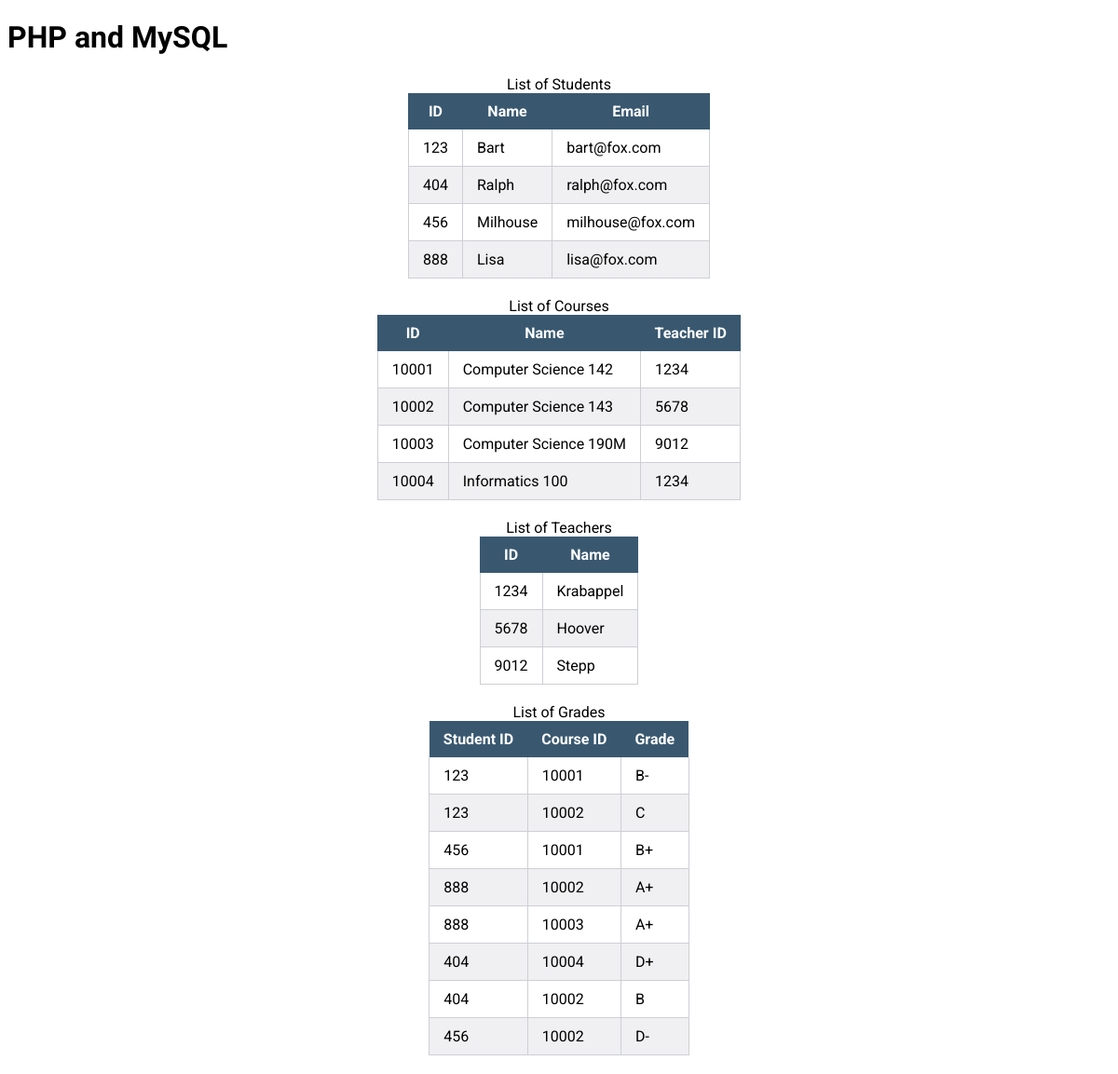
The page / on the database its author committed.
### tables this page shows
CREATE TABLE students (
id INT UNSIGNED NOT NULL PRIMARY KEY, 
name VARCHAR(32) DEFAULT NULL, 
email VARCHAR(32) DEFAULT NULL,
password VARCHAR(16) DEFAULT NULL
);

CREATE TABLE courses (
id INT UNSIGNED NOT NULL PRIMARY KEY, 
name VARCHAR(32) DEFAULT NULL, 
teacher_id INT UNSIGNED NOT NULL
);

CREATE TABLE teachers (
id INT UNSIGNED NOT NULL PRIMARY KEY, 
name VARCHAR(32) DEFAULT NULL
);

CREATE TABLE grades (
student_id INT UNSIGNED NOT NULL, 
course_id INT UNSIGNED NOT NULL, 
grade varchar(2) DEFAULT NULL
);

### index.php (called while the page is built, shortened)
<?php
$host = 'localhost';
$dbname = 'simpsons';
$username = 'root';
$password = '';
try {
    $conn = new PDO(
        'mysql:host=' . $host . ';dbname=' . $dbname,
        $username,
        $password
    );
} catch (Exception $e) {
    die($e->getMessage());
}
$statement = $conn->query("SELECT * FROM students");
$students = $statement->fetchAll(PDO::FETCH_ASSOC);
$statement = $conn->query("SELECT * FROM courses");
$courses = $statement->fetchAll(PDO::FETCH_ASSOC);
$statement = $conn->query("SELECT * FROM teachers");
$teachers = $statement->fetchAll(PDO::FETCH_ASSOC);
$statement = $conn->query("SELECT * FROM grades");
$grades = $statement->fetchAll(PDO::FETCH_ASSOC);
require 'index.view.php';

### index.view.php (the view, shortened to what this page needs)
<!DOCTYPE html>
<html>
    <head>
        <link rel="stylesheet" href="styles.css" type="text/css" />
    </head>
    <body>
        <h1>PHP and MySQL</h1>
        <table>
            <caption>List of Students</caption>
            <thead>
                <tr>
                    <th>ID</th>
                    <th>Name</th>
                    <th>Email</th>
                </tr>
            </thead>
            <tbody>
                <?php foreach ($students as $student): ?>
                <tr>
                    <td><?= $student['id']; ?></td>
                    <td><?= $student['name']; ?></td>
                    <td><?= $student['email']; ?></td>
                </tr>
                <?php endforeach; ?>
            </tbody>
        </table>
        <table>
            <caption>List of Courses</caption>
            <thead>
                <tr>
                    <th>ID</th>
                    <th>Name</th>
                    <th>Teacher ID</th>
                </tr>
            </thead>
            <tbody>
                <?php foreach ($courses as $course): ?>
                <tr>
                    <td><?= $course['id']; ?></td>
                    <td><?= $course['name']; ?></td>
                    <td><?= $course['teacher_id']; ?></td>
                </tr>
                <?php endforeach; ?>
            </tbody>
        </table>
        <table>
            <caption>List of Teachers</caption>
            <thead>
                <tr>
                    <th>ID</th>
                    <th>Name</th>
                </tr>
            </thead>
            <tbody>
                <?php foreach ($teachers as $teacher): ?>
                <tr>
                    <td><?= $teacher['id']; ?></td>
                    <td><?= $teacher['name']; ?></td>
                </tr>
                <?php endforeach; ?>
            </tbody>
        </table>
        <table>
            <caption>List of Grades</caption>
            <thead>
                <tr>
                    <th>Student ID</th>
                    <th>Course ID</th>
                    <th>Grade</th>
                </tr>
            </thead>
            <tbody>
                <?php foreach ($grades as $grade): ?>
                <tr>
                    <td><?= $grade['student_id']; ?></td>
                    <td><?= $grade['course_id']; ?></td>
                    <td><?= $grade['grade']; ?></td>
                </tr>
                <?php endforeach; ?>
            </tbody>
        </table>
    </body>
</html>

### styles.css (style rules this page uses)
h1 { font-family: Taviraj, Georgia, serif; }
table { border-collapse: collapse; font-family: Roboto, Helvetica, Arial, sans-serif; margin: 20px auto; }
th, td { padding: 10px 15px; }
thead { background: #395870; color: #fff; }
tbody tr:nth-child(even) { background: #f0f0f2; }
td { border-bottom: 1px solid #cecfd5; border-right: 1px solid #cecfd5; }
td:first-child { border-left: 1px solid #cecfd5; }

### rows shown on the page
students: id "123", name "Bart", email "bart@fox.com"
students: id "404", name "Ralph", email "ralph@fox.com"
students: id "456", name "Milhouse", email "milhouse@fox.com"
students: id "888", name "Lisa", email "lisa@fox.com"
courses: id "10001", name "Computer Science 142", teacher "1234"
courses: id "10002", name "Computer Science 143", teacher "5678"
courses: id "10003", name "Computer Science 190M", teacher "9012"
courses: id "10004", name "Informatics 100", teacher "1234"
teachers: id "1234", name "Krabappel"
teachers: id "5678", name "Hoover"
teachers: id "9012", name "Stepp"
grades: student "123", course "10001", grade "B-"
grades: student "123", course "10002", grade "C"
grades: student "456", course "10001", grade "B+"
grades: student "888", course "10002", grade "A+"
grades: student "888", course "10003", grade "A+"
grades: student "404", course "10004", grade "D+"
grades: student "404", course "10002", grade "B"
grades: student "456", course "10002", grade "D-"
